Frame 1 (no input): blank canvas, image omitted
Frame 60 (no input): blank canvas, image omitted
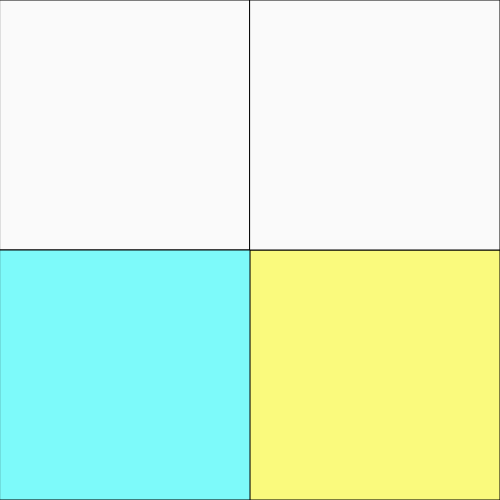
Frame 120 (the mouse pressed at the canvas centre since frame 60)

The p5.js sketch whose frames 1 and 60 were blank and that drew this single picture after the mouse press (run headless with seeded random() and noise() and a simulated clock; from frame 60 on, the mouse is pressed at the canvas centre):

// p5.js sketch
// ── sketch.js


function setup() {
  createCanvas(500, 500);
}

function draw() {

  fill (mouseX, mouseY,mouseY)
rect(0, 0, 250, 250);

fill (mouseY, mouseY,mouseX/2)
rect(250, 250, 250, 250);


fill (mouseY, mouseX,mouseX)
rect(250, 0, 250, 250);

fill (mouseX/2, mouseX,mouseX)
rect(0, 250, 250, 250);
}
